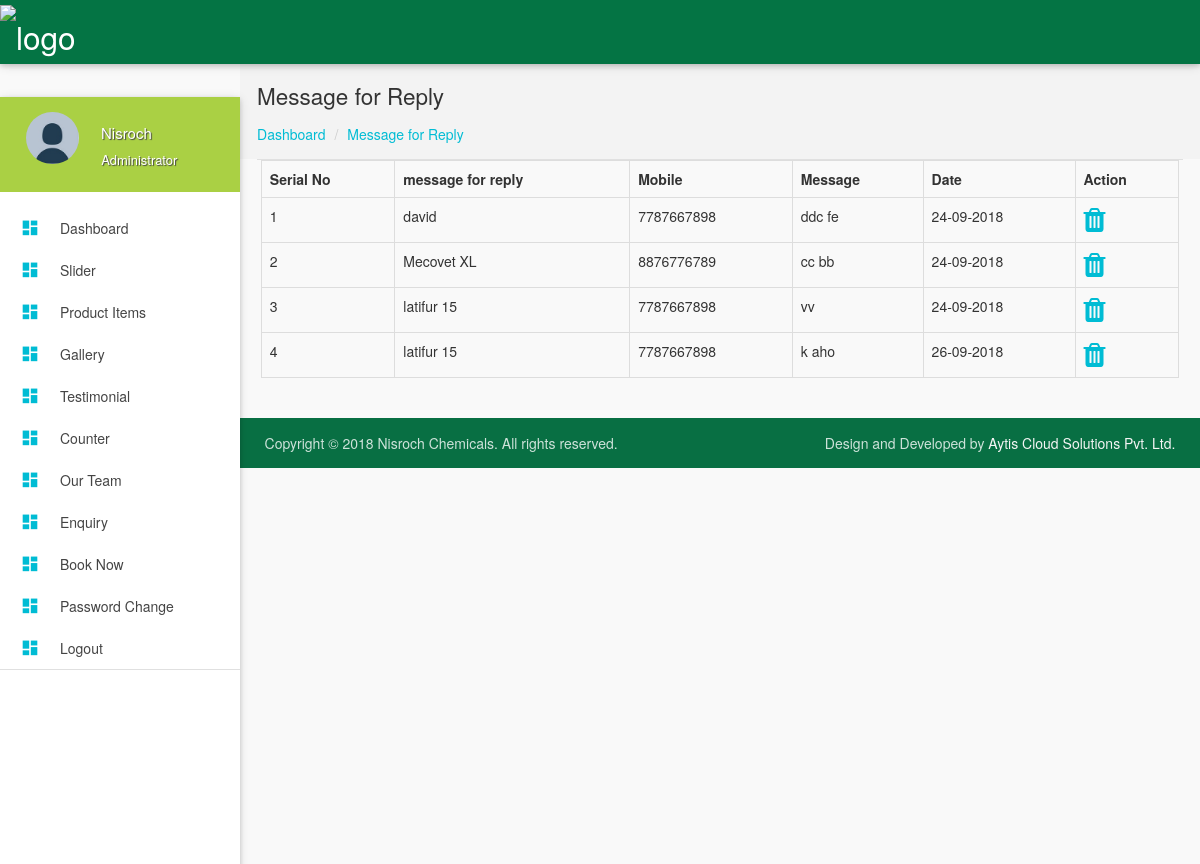
Page /admin/replym.php (signed in) on the committed database.
### tables this page shows
CREATE TABLE `reply_message` (
  `id` int(10) NOT NULL,
  `reply_id` int(10) NOT NULL,
  `name` varchar(100) NOT NULL,
  `mobile` varchar(100) NOT NULL,
  `message` longblob NOT NULL,
  `date` date NOT NULL
);

CREATE TABLE `reply` (
  `id` int(10) NOT NULL,
  `news_id` int(10) NOT NULL,
  `name` varchar(100) NOT NULL,
  `email` varchar(100) NOT NULL,
  `phone` varchar(100) NOT NULL,
  `message` longblob NOT NULL,
  `date` timestamp NOT NULL DEFAULT CURRENT_TIMESTAMP ON UPDATE CURRENT_TIMESTAMP
);

### admin/replym.php (the view, shortened to what this page needs)
<?php include'header.php';?>
 <section id="content">
        <div id="breadcrumbs-wrapper">
          <div class="container">
            <div class="row">
              <div class="col s12 m12 l12">
                <h5 class="breadcrumbs-title">Message for Reply</h5>
                <ol class="breadcrumbs">
                  <li><a href="index.php">Dashboard</a>
                  </li>
                  <li><a href="#">Message for Reply</a>
                  </li>
                </ol>
              </div>
            </div>
          </div>
        </div>
        <div class="container">
            <div class="divider"></div>
            <div class="row">
                <div class="col-md-12">
                    <div class="table-responsive">
                        <table class="table table-bordered">
                            <tr>
                                <th>Serial No</th>
                                <th>message for reply</th>
                                 <th>Mobile</th>
                                 <th>Message</th>
                                 <th>Date</th>
                                  <th>Action</th>
                            </tr>
                            <?php
                            $count=1;
                            $sql=mysqli_query($conn,"select reply.name,reply_message.id,reply_message.mobile,reply_message.message,reply_message.date from reply_message inner join reply on reply_message.reply_id=reply.id");
                            while($rows=mysqli_fetch_assoc($sql)){
                            ?>
                            <tr>
                                <td><?php echo $count++;?></td>
                                <td><?php echo $rows['name'];?></td>
                                 <td><?php echo $rows['mobile'];?></td>
                                  <td><?php echo $rows['message'];?></td>
                                  <td><?php echo date('d-m-Y',strtotime($rows['date']));?></td>
                                <td><a href="deletereplym.php?id=<?php echo $rows['id'];?>"><i class="fa fa-trash fa-2x"></i></a></td>
                            </tr>
                           <?php }?>
                        </table>
                    </div>
                </div>
            </div>
        </div>
        <?php include 'footer.php';?>

### admin/header.php (shortened to what this page needs)
<?php
include("includes/db_connection.php");
?>
<!DOCTYPE html>
<html lang="en">
<head>
  <link href="../assets//css/bootstrap.min.css" type="text/css" rel="stylesheet" media="screen,projection">
  <link href="css/materialize.min.css" type="text/css" rel="stylesheet" media="screen,projection">
  <link href="css/style.min.css" type="text/css" rel="stylesheet" media="screen,projection">
    <link href="css/custom/custom.min.css" type="text/css" rel="stylesheet" media="screen,projection">
<link rel="stylesheet" href="https://cdnjs.cloudflare.com/ajax/libs/font-awesome/4.7.0/css/font-awesome.min.css">
  <link href="js/plugins/prism/prism.css" type="text/css" rel="stylesheet" media="screen,projection">
  <link href="js/plugins/perfect-scrollbar/perfect-scrollbar.css" type="text/css" rel="stylesheet" media="screen,projection">
  <link href="js/plugins/chartist-js/chartist.min.css" type="text/css" rel="stylesheet" media="screen,projection">
  <link href="js/plugins/dropify/css/dropify.min.css" type="text/css" rel="stylesheet" media="screen,projection">
</head>
<body>
  <header id="header" class="page-topbar">
        <div class="navbar-fixed">
            <nav class="navbar-color">
                <div class="nav-wrapper">
                    <ul class="left">
                        <li><a href="index.php" class="brand-logo darken-1"><img src="../assets/img/logo.png" alt="logo"></a></li>
                    </ul>
                </div>
            </nav>
        </div>
  </header>
  <div id="main">
    <div class="wrapper">
      <aside id="left-sidebar-nav">
                <ul id="slide-out" class="side-nav fixed leftside-navigation">
                <li class="user-details cyan darken-2">
                <div class="row">
                    <div class="col col s4 m4 l4">
                        <img src="images/avatar.jpg" alt="" class="circle responsive-img valign profile-image">
                    </div>
                    <div class="col col s8 m8 l8">
                        <?php
                        $role=$_SESSION['role'];
                        $sql=mysqli_query($conn,"select * from login where role='$role'");
                        $rr=mysqli_fetch_assoc($sql);
                        $name=$rr['username'];
                        ?>
                        <a class="btn-flat dropdown-button waves-effect waves-light white-text profile-btn" href="#" data-activates="profile-dropdown"><?php echo $name;?></a>
                        <p class="user-roal">Administrator</p>
                    </div>
                </div>
            </li>
                <li class="bold"><a href="index.php" class="waves-effect waves-cyan"><i class="mdi-action-dashboard"></i> Dashboard</a>
                </li>
                <li class="bold"><a href="slider.php" class="waves-effect waves-cyan"><i class="mdi-action-dashboard"></i> Slider</a>
                </li>
                <li class="bold"><a href="productitem.php" class="waves-effect waves-cyan"><i class="mdi-action-dashboard"></i> Product Items</a>
                </li>
                 <li class="bold"><a href="gallery.php" class="waves-effect waves-cyan"><i class="mdi-action-dashboard"></i> Gallery</a>
                </li>
                <li class="bold"><a href="testimonal.php" class="waves-effect waves-cyan"><i class="mdi-action-dashboard"></i> Testimonial</a>
                </li>
                  <li class="bold"><a href="counter.php" class="waves-effect waves-cyan"><i class="mdi-action-dashboard"></i> Counter</a>
                </li>
                 <li class="bold"><a href="team.php" class="waves-effect waves-cyan"><i class="mdi-action-dashboard"></i> Our Team</a>
                </li>
                <li class="bold"><a href="enquiry.php" class="waves-effect waves-cyan"><i class="mdi-action-dashboard"></i> Enquiry</a>
                </li>
                 <li class="bold"><a href="book.php" class="waves-effect waves-cyan"><i class="mdi-action-dashboard"></i> Book Now</a>
                </li>
                  <li class="bold"><a href="password.php" class="waves-effect waves-cyan"><i class="mdi-action-dashboard"></i> Password Change</a>
                </li>
                <li class="bold"><a href="logout.php" class="waves-effect waves-cyan"><i class="mdi-action-dashboard"></i> Logout</a>
                </li>
                <li class="li-hover"><div class="divider"></div></li>
            </ul>
            </aside>

### admin/header.php (style rules this page uses)
i { color: #aad044; }
#content { min-height:800px; }

### admin/replym.php (style rules this page uses)
i { color:#00bcd4; }

### rows in the picture
reply_message: reply.name "david", mobile "7787667898", message "ddc fe", date "24-09-2018"
reply_message: reply.name "Mecovet XL", mobile "8876776789", message "cc bb", date "24-09-2018"
reply_message: reply.name "latifur 15", mobile "7787667898", message "vv", date "24-09-2018"
reply_message: reply.name "latifur 15", mobile "7787667898", message "k aho", date "26-09-2018"

### other values in the picture
$name "Nisroch"
